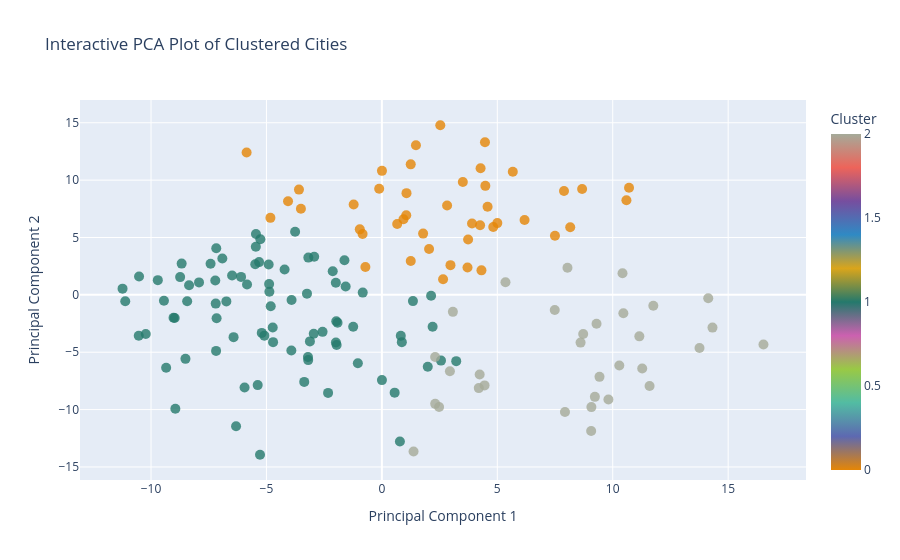

Notebook source saved alongside this figure:
### Code cell
fig_scatter = px.scatter(
    pca_df,
    x='PC1',
    y='PC2',
    color='cluster',
    title="Interactive PCA Plot of Clustered Cities",
    hover_name=pca_df.index, # This is the key! Shows city name on hover.
    labels={'cluster': 'Cluster'},
    color_continuous_scale=px.colors.qualitative.Vivid
)
fig_scatter.update_traces(marker=dict(size=10, opacity=0.8))
fig_scatter.update_layout(
    xaxis_title="Principal Component 1",
    yaxis_title="Principal Component 2",
    legend_title_text='Cluster'
)
# Save to an HTML file and show
fig_scatter.write_html("Visualização dos clusters com base no PCA.html")
print("Saved interactive PCA plot to 'interactive_pca_plot.html'")
fig_scatter.show()

### Figure 1 — Plotly figure (JSON) as saved in the notebook; plotly's stock layout.template omitted (floating-point values rounded to 4 significant figures; data arrays with more than 128 entries replaced by an {"elided": "..."} marker saying what was removed)
{"data": [{"hovertemplate": "<b>%{hovertext}</b><br><br>PC1=%{x}<br>PC2=%{y}<br>Cluster=%{marker.color}<extra></extra>", "hovertext": {"elided": "158 str values"}, "legendgroup": "", "marker": {"color": {"elided": "158 int values"}, "coloraxis": "coloraxis", "opacity": 0.8, "size": 10, "symbol": "circle"}, "mode": "markers", "name": "", "orientation": "v", "showlegend": false, "type": "scatter", "x": {"elided": "158 float values"}, "xaxis": "x", "y": {"elided": "158 float values"}, "yaxis": "y"}], "layout": {"coloraxis": {"colorbar": {"title": {"text": "Cluster"}}, "colorscale": [[0, "rgb(229, 134, 6)"], [0.1, "rgb(93, 105, 177)"], [0.2, "rgb(82, 188, 163)"], [0.3, "rgb(153, 201, 69)"], [0.4, "rgb(204, 97, 176)"], [0.5, "rgb(36, 121, 108)"], [0.6, "rgb(218, 165, 27)"], [0.7, "rgb(47, 138, 196)"], [0.8, "rgb(118, 78, 159)"], [0.9, "rgb(237, 100, 90)"], [1, "rgb(165, 170, 153)"]]}, "legend": {"title": {"text": "Cluster"}, "tracegroupgap": 0}, "title": {"text": "Interactive PCA Plot of Clustered Cities"}, "xaxis": {"anchor": "y", "domain": [0, 1], "title": {"text": "Principal Component 1"}}, "yaxis": {"anchor": "x", "domain": [0, 1], "title": {"text": "Principal Component 2"}}}}
